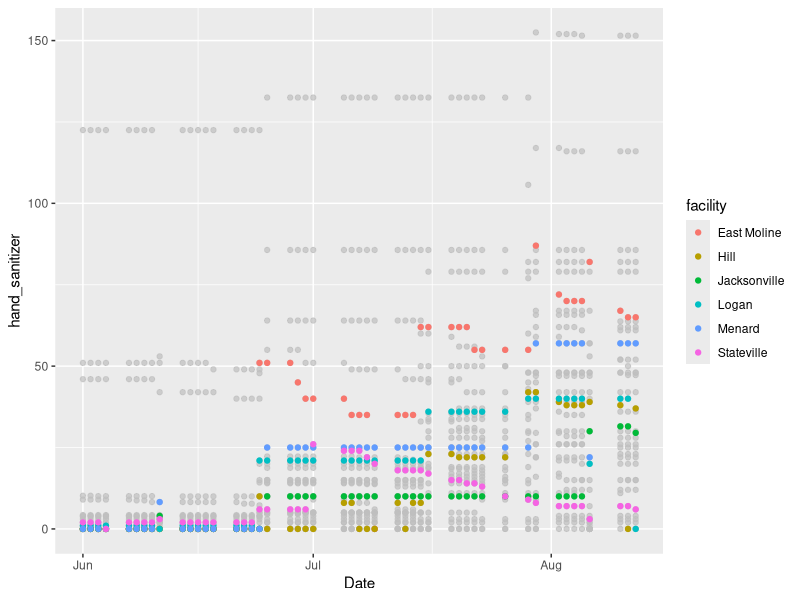

The R script that drew this image: (Note: this script raises an error after producing the figure.)
## ---- chunk 1
knitr::opts_chunk$set(echo = TRUE)
remove(list=ls())
library(readxl)
library(tidyverse)
library(ggplot2)
chemical <- read_excel("ChemicalEquip_Overtime.xlsx")


#change to numeric
chemical$date <- as.numeric(as.character(chemical$date))
chemical$hand_sanitizer <- as.numeric(as.character(chemical$hand_sanitizer))
chemical$foaming_soap <- as.numeric(as.character(chemical$foaming_soap))
chemical$anti_bacterial_soap <- as.numeric(as.character(chemical$anti_bacterial_soap))
chemical$bar_soap <- as.numeric(as.character(chemical$bar_soap))
chemical$industrial_cleaner <- as.numeric(as.character(chemical$industrial_cleaner))
chemical$bleach <- as.numeric(as.character(chemical$bleach))
chemical$arc_cleaner <- as.numeric(as.character(chemical$arc_cleaner))
chemical$citral_cleaner <- as.numeric(as.character(chemical$citral_cleaner))
chemical$peroxide <- as.numeric(as.character(chemical$peroxide))

#Combine Cleaners
chemical <- chemical %>% mutate(cleaners = industrial_cleaner + bleach + arc_cleaner + 
                                  citral_cleaner + peroxide)
#Group by Prisons we're looking at
filtered <- chemical %>%
  group_by(facility) %>% 
  filter(facility =="East Moline" |
           facility == "Jacksonville" |
           facility == "Stateville" | 
           facility == "Logan" |
           facility == "Hill" |
           facility == "Menard")%>%
  ungroup()

#Hand Sanitizer
ggplot() + geom_point(aes(x=Date, y=hand_sanitizer, group=facility), 
                     data = chemical,
                     color = alpha("grey", 0.7)) +
  geom_point(aes(x=Date, y=hand_sanitizer, color=facility), 
                     data = filtered)

# soap
ggplot() + geom_point(aes(x=Date, y=soap, group=facility), 
                     data = chemical,
                     color = alpha("grey", 0.7)) +
  geom_point(aes(x=Date, y=foaming_soap, color=facility), 
                     data = filtered)

#Cleaner
ggplot() + geom_point(aes(x=Date, y=citral_cleaner, group=facility), data = chemical, color = alpha("grey", 0.7)) +
  geom_point(aes(x=Date, y=citral_cleaner, color=facility), 
                     data = filtered)


